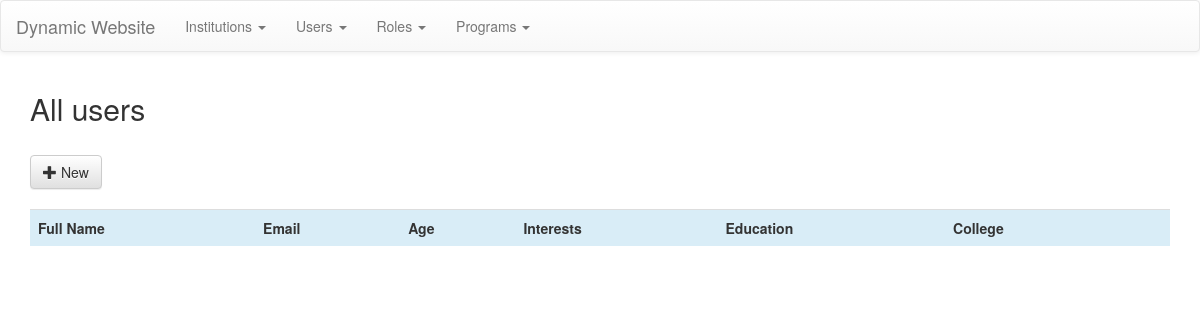
The page /index.php/users on the database as committed earlier.
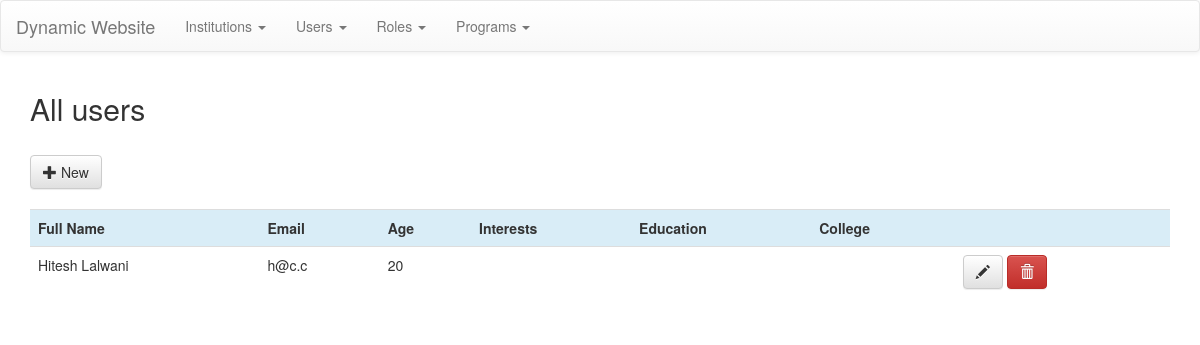
The same page on the database as committed later.
### tables this page shows
CREATE TABLE `users` (
  `id` int(11) NOT NULL,
  `user_full_name` varchar(255) NOT NULL,
  `user_email` varchar(255) DEFAULT NULL,
  `user_age` int(11) NOT NULL,
  `user_interests` text,
  `user_education` text,
  `user_college` varchar(255) DEFAULT NULL
);

### application/controllers/Users.php (called while the page is built, shortened)
<?php
    class Users extends CI_Controller{
        public function index(){
            $data['users'] = $this->users_model->get_users();
            $this->load->view('templates/header');
            $this->load->view('users/all',$data);
            $this->load->view('templates/footer');
        }
    }

### index.php (called while the page is built, shortened)
<?php
require_once BASEPATH.'core/CodeIgniter.php';

### application/models/Users_model.php (called while the page is built, shortened)
<?php
    class Users_model extends CI_Model{
        public function get_users(){
            $this->db->order_by('user_full_name');
            $query = $this->db->get('users');
            return $query->result();
        }
    }

### application/views/users/all.php (the view)
<div class="container">
    <h2>All users</h2><br>
    <a class="btn btn-default" href="<?php echo base_url().'users/new_user'; ?>"><span class="glyphicon glyphicon-plus" aria-hidden="true"></span> New</a>
    <br><br>
    <div class="table-responsive">
        <table class="table">
            <tbody>
                <tr class="info">
                    <th>Full Name</th>
                    <th>Email</th>
                    <th>Age</th>
                    <th>Interests</th>
                    <th>Education</th>
                    <th>College</th>
                    <th></th>
                </tr>
                <?php foreach($users as $user): ?>
                    <tr>
                        <td><?php echo $user->user_full_name; ?></td>
                        <td><?php echo $user->user_email; ?></td>
                        <td><?php echo $user->user_age; ?></td>
                        <td><?php echo $user->user_interests; ?></td>
                        <td><?php echo $user->user_education; ?></td>
                        <td><?php echo $user->user_college; ?></td>
                        <td>
                            <a href="<?php echo base_url().'users/edit_user/'.$user->id; ?>" class="btn btn-default"><span class="glyphicon glyphicon-pencil" aria-hidden="true"></span></a>
                            <a href="<?php echo base_url().'users/delete_user/'.$user->id; ?>" class="btn btn-danger"><span class="glyphicon glyphicon-trash" aria-hidden="true"></span></a>
                        </td>
                    </tr>
                <?php endforeach; ?>
            </tbody>
        </table>
    </div>
</div>

### application/views/templates/header.php (shortened to what this page needs)
<!DOCTYPE html>
<html lang="en">
  <head>
    <link href="<?php echo base_url(); ?>assets/css/bootstrap.min.css" rel="stylesheet">
    <link href="<?php echo base_url(); ?>assets/css/bootstrap-theme.min.css" rel="stylesheet">
  </head>
  <body>
  <nav class="navbar navbar-default">
  <div class="container-fluid">
    <div class="navbar-header">
      <a class="navbar-brand" href="<?php echo base_url(); ?>">Dynamic Website</a>
    </div>
    <div class="collapse navbar-collapse" id="bs-example-navbar-collapse-1">
      <ul class="nav navbar-nav">
        <li class="dropdown">
          <a href="#" class="dropdown-toggle" data-toggle="dropdown" role="button" aria-haspopup="true" aria-expanded="false">Institutions <span class="caret"></span></a>
        </li>
        <li class="dropdown">
          <a href="#" class="dropdown-toggle" data-toggle="dropdown" role="button" aria-haspopup="true" aria-expanded="false">Users <span class="caret"></span></a>
        </li>
        <li class="dropdown">
          <a href="#" class="dropdown-toggle" data-toggle="dropdown" role="button" aria-haspopup="true" aria-expanded="false">Roles <span class="caret"></span></a>
        </li>
        <li class="dropdown">
          <a href="#" class="dropdown-toggle" data-toggle="dropdown" role="button" aria-haspopup="true" aria-expanded="false">Programs <span class="caret"></span></a>
        </li>
      </ul>
    </div>
  </div>
</nav>

### application/views/templates/footer.php (shortened to what this page needs)
  </body>
</html>

Rows that differ between the two databases and show on the page:
added users: user_full_name "Hitesh Lalwani", user_email "h@c.c", user_age "20"
